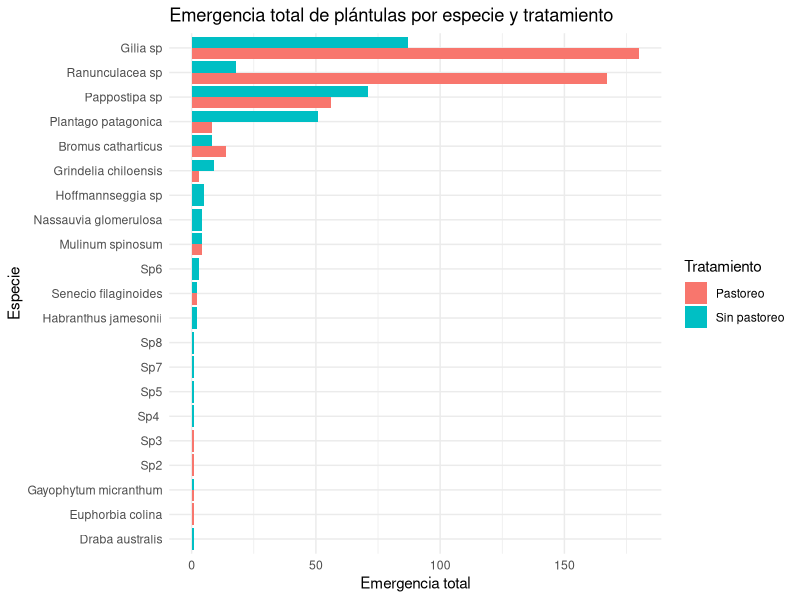
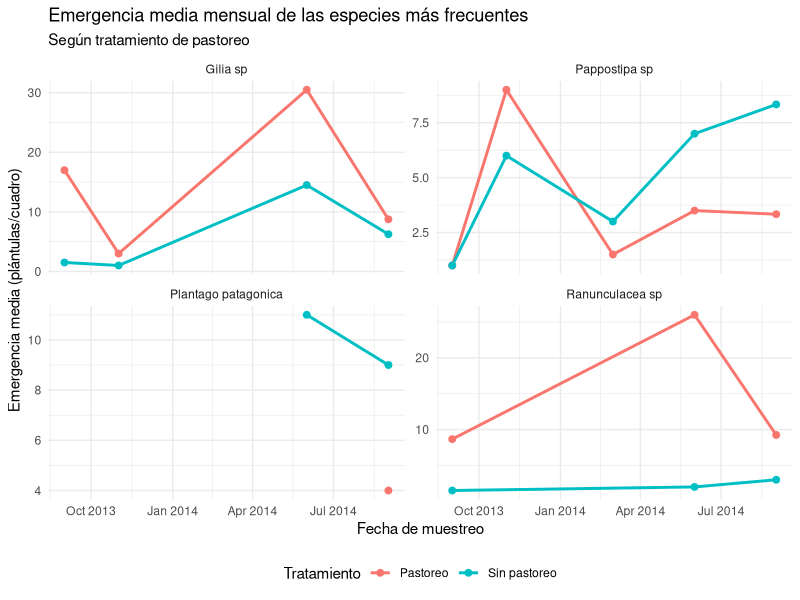
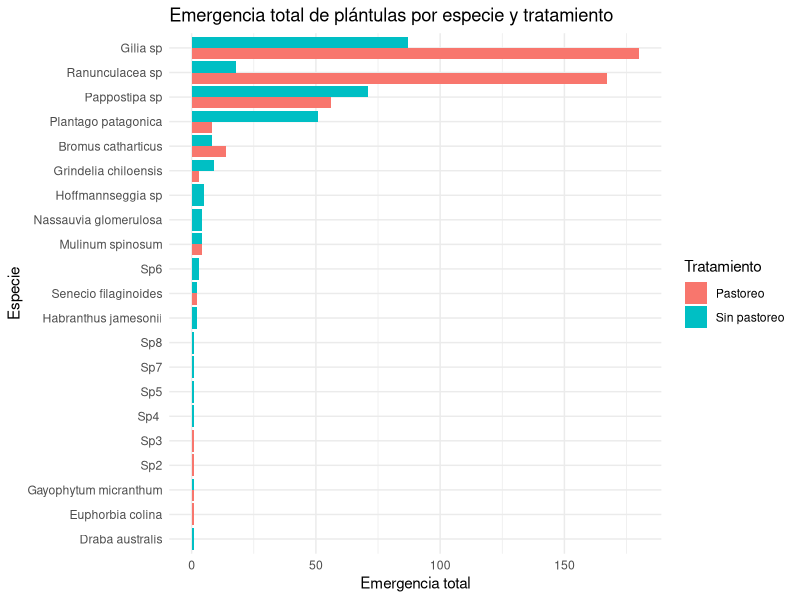
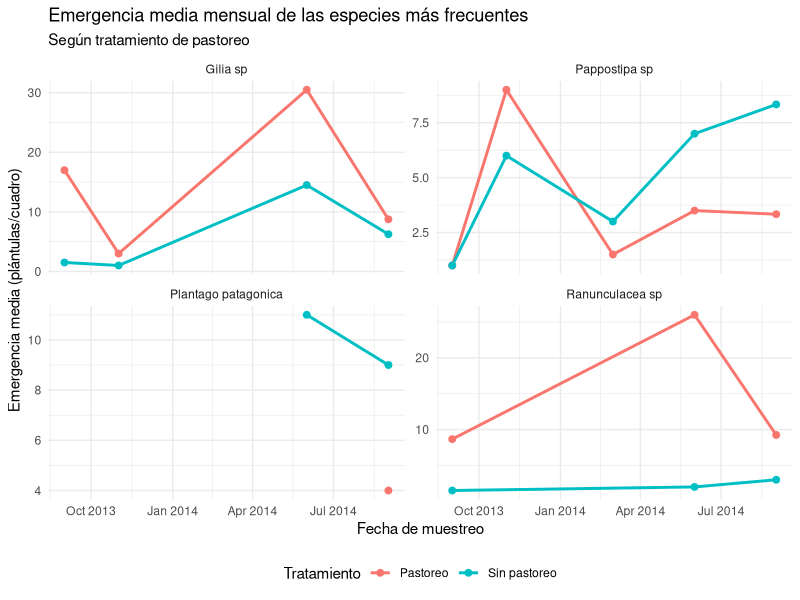

Generate these figures, in order, with R:
# Análisis de emergencia de plántulas - El Cuy / Aguada Guzmán
# Pastoreo vs. clausura (sep-2013 a sep-2014)
# =============================================================

library(tidyverse)

# -------------------------------------------------------------
# 0. Carga de datos
#    - separador ";" y coma decimal.
# -------------------------------------------------------------
datos <- read_delim(
  "elcuy.csv",
  delim = ";",
  locale = locale(decimal_mark = ","),
  show_col_types = FALSE
)
# La 6ta columna es el año (13/14); se renombra por posición para
# evitar problemas de encoding con la "ñ" del nombre original
names(datos)[6] <- "Anio"

glimpse(datos)


# 1. Frecuencia de emergencia por especie y tratamiento
# =============================================================
frec_especie_pastoreo <- datos %>%
  group_by(Pastoreo, Especie) %>%
  summarise(frecuencia = sum(emergencia), .groups = "drop")

frec_especie_pastoreo

# 2. Orden de mayor a menor frecuencia
# =============================================================

frec_especie_pastoreo_ord <- frec_especie_pastoreo %>%
  arrange(desc(frecuencia))

frec_especie_pastoreo_ord


# 3. Variable temporal a formato fecha y frecuencia por especie,
# tratamiento y momento del año
# Nota: "Año" esta codificado como 13/14 (2013/2014) y "mes"
# como el mes calendario de cada campaña de muestreo.
# =============================================================

datos <- datos %>%
  mutate(
    Anio_completo = 2000 + Anio,
    fecha = make_date( year = Anio_completo, month = mes, day = 1)
  )
frec_tiempo <- datos %>%
  group_by(Pastoreo, Especie, fecha) %>%
  summarise(frecuencia = sum(emergencia), .groups = "drop") %>%
  arrange(fecha, Pastoreo, desc(frecuencia))

frec_tiempo
  
# 4. Transformación logarítmica de la emergencia
# usaremos log(x+1) pues si se agregan valores donde la emergencia sea 0
# de esta manera evitamos log(0) = -inf
# =============================================================

datos <- datos %>%
  mutate(log_emergencia = log(emergencia + 1))
  
# 5. Media, desvío estándar y coeficiente de variación
#    de la emergencia por especie y momento del año
# =============================================================

resumen_especie_fecha <- datos %>%
  group_by (Especie, fecha) %>%
  summarise(
    media_log = mean(log_emergencia),
    de_log    = sd(log_emergencia),
    cv_log    = ifelse(media_log == 0, NA, de_log / media_log * 100),
    .groups = "drop"
  ) %>%
  arrange(fecha, Especie)

resumen_especie_fecha

# 6. Gráfico de emergencia por especie y tratamiento
# =============================================================

graf_especie_pastoreo <- datos %>%
  group_by(Pastoreo, Especie) %>%
  summarise(emergencia_total = sum(emergencia), .groups = "drop") %>%
  ggplot(aes( x = reorder(Especie, emergencia_total), y = emergencia_total, fill = Pastoreo)) +
  geom_col(position = "dodge") +
  coord_flip() +
  labs(
    title = "Emergencia total de plántulas por especie y tratamiento",
    x = "Especie", y = "Emergencia total",
    fill = "Tratamiento"
  ) +
  theme_minimal()

  graf_especie_pastoreo
  ggsave("gráfico_especie_pastoreo.png", graf_especie_pastoreo, width = 8, height = 6, dpi = 150)
  
  
  # 7. Detección y exclusión de especies no identificadas (Spx) con stringr.
  # =============================================================
  
  datos <- datos %>%
    mutate(
      no_identificada = str_detect(Especie, regex("^Sp\\d+", ignore_case = TRUE)),
      Especie = if_else(no_identificada, "No identicada", str_trim(Especie))
    )
  
  
  
# 8. Emergencia media por mes, año y tratamiento para las especies mas frecuentes.
  # =============================================================
  
  especies_top <- datos %>%
    group_by(Especie) %>%
    summarise(total =sum(emergencia), .groups = "drop") %>%
    slice_max(total, n = 4) %>%
    pull(Especie)
  
  resumen_top <- datos %>%
    filter(Especie %in% especies_top) %>%
    group_by(Especie, Pastoreo, fecha) %>%
    summarise(emergencia_media = mean(emergencia), .groups = "drop")
  
  graf_top <- resumen_top %>%
    ggplot(aes(x = fecha, y = emergencia_media, color = Pastoreo)) +
    geom_line(linewidth = 1) +
    geom_point(size = 2) +
    facet_wrap(~Especie, scales = "free_y") +
    labs(
      title = "Emergencia media mensual de las especies más frecuentes",
      subtitle = "Según tratamiento de pastoreo",
      x = "Fecha de muestreo", y = "Emergencia media (plántulas/cuadro)",
      color = "Tratamiento"
    ) +
    theme_minimal() +
    theme(legend.position = "bottom")
  
  graf_top
  ggsave("grafico_top_especies.png", graf_top, width = 9, height = 6, dpi = 150)
